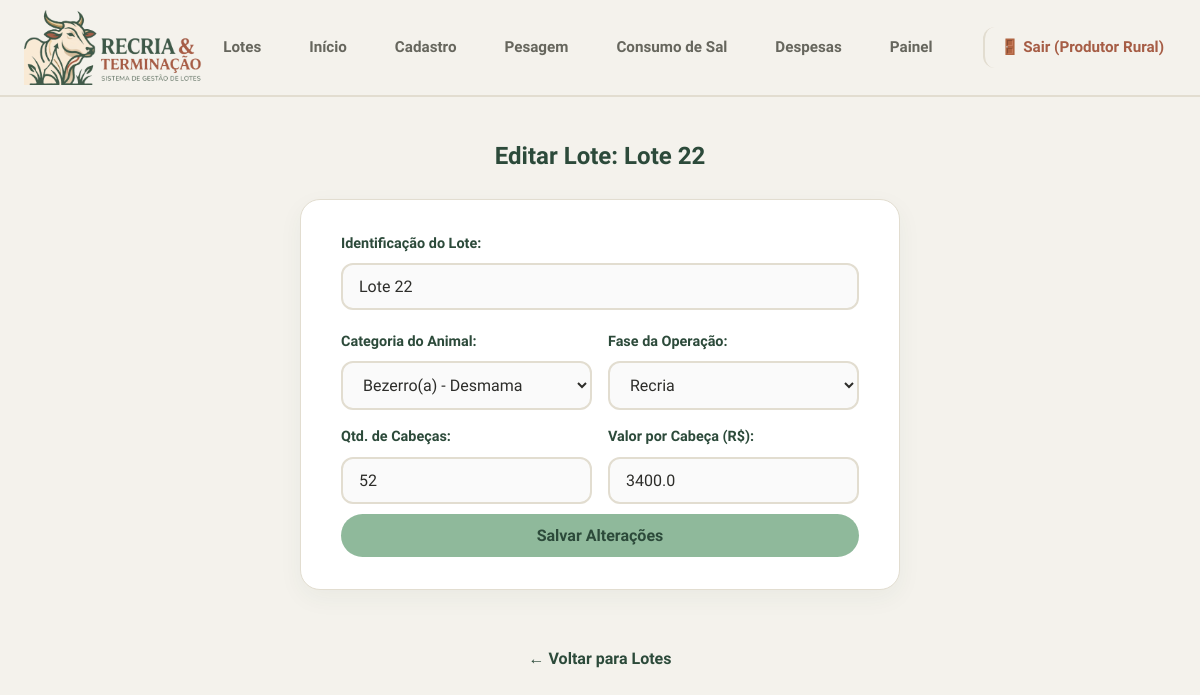
/editar_lote/4 (signed in), run on the app's committed database.
### tables this page shows
CREATE TABLE lotes (
                    id INTEGER PRIMARY KEY AUTOINCREMENT,
                    identificacao TEXT NOT NULL,
                    fase_atual TEXT NOT NULL,
                    categoria_animal TEXT,
                    data_inicio TEXT,
                    qtd_cabecas INTEGER,
                    custo_bezerro_unitario REAL,
                    custo_total_compra REAL,
                    valor_venda_total REAL,
                    total_arrobas_vendidas REAL,
                    status TEXT DEFAULT 'Em Andamento'
                , frigorifico_comprador TEXT, qtd_vendida_total INTEGER DEFAULT 0);

### app.py (the view, shortened to what this page needs)
@app.route('/editar_lote/<int:id>', methods=['GET', 'POST'])
def editar_lote(id):
    conexao = conectar()
    try:
        lote = conexao.execute('SELECT * FROM lotes WHERE id = ?', (id,)).fetchone()
    finally:
        conexao.close()
    return render_template('editar_lote.html', lote=lote)

### app.py (called while the page is built)
@app.context_processor
def inject_csrf_token():
    if 'csrf_token' not in session:
        session['csrf_token'] = secrets.token_hex(32)
    return dict(csrf_token=session['csrf_token'])

@app.before_request
def verificar_seguranca_global():
    if 'csrf_token' not in session:
        session['csrf_token'] = secrets.token_hex(32)
    rotas_livres = ['login', 'static', 'api_cotacoes']
    if request.endpoint not in rotas_livres and 'usuario_id' not in session:
        return redirect(url_for('login'))
    if request.method == 'POST' and request.endpoint not in ['api_cotacoes', 'login']:
        token = request.form.get('csrf_token') or request.headers.get('X-CSRF-Token')
        if not token or token != session.get('csrf_token'):
            return "Erro 403: Falha na validação CSRF. Requisição rejeitada por segurança.", 403

### config_banco.py (called while the page is built)
def conectar():
    conexao = sqlite3.connect('dados.db')
    conexao.row_factory = sqlite3.Row
    conexao.execute('PRAGMA foreign_keys = ON;')
    return conexao

### templates/editar_lote.html (shortened to what this page needs)
{% extends "base.html" %}
{% block conteudo %}
<h2>Editar Lote: {{ lote.identificacao }}</h2>
<form action="{{ url_for('editar_lote', id=lote.id) }}" method="POST" class="form-caixa">
    <div class="campo">
        <label for="identificacao">Identificação do Lote:</label>
        <input type="text" id="identificacao" name="identificacao" value="{{ lote.identificacao }}" required>
    </div>
    <div class="form-linha">
        <div class="campo">
            <label for="categoria_animal">Categoria do Animal:</label>
            <select id="categoria_animal" name="categoria_animal" required>
                <option value="Bezerro" {% if lote.categoria_animal == 'Bezerro' %}selected{% endif %}>Bezerro(a) - Desmama</option>
            </select>
        </div>
        <div class="campo">
            <label for="fase_atual">Fase da Operação:</label>
            <select id="fase_atual" name="fase_atual" required>
                <option value="Recria" {% if lote.fase_atual == 'Recria' %}selected{% endif %}>Recria</option>
            </select>
        </div>
    </div>
    <div class="form-linha" style="margin-top: 15px;">
        <div class="campo">
            <label for="qtd_cabecas">Qtd. de Cabeças:</label>
            <input type="number" id="qtd_cabecas" name="qtd_cabecas" value="{{ lote.qtd_cabecas }}" min="0" required>
        </div>
        <div class="campo">
            <label for="custo_bezerro_unitario">Valor por Cabeça (R$):</label>
            <input type="number" id="custo_bezerro_unitario" name="custo_bezerro_unitario" value="{{ lote.custo_bezerro_unitario }}" step="0.01" min="0" required>
        </div>
    </div>
    <button type="submit">Salvar Alterações</button>
</form>
<a class="voltar" href="{{ url_for('lotes') }}">← Voltar para Lotes</a>
{% endblock %}

### static/style.css (style rules this page uses)
* { box-sizing: border-box; margin: 0; padding: 0; }
:root { --verde-salvia: #8FB99B; --verde-escuro: #2C4A3A; --creme: #F4F2EC; --branco: #FFFFFF; --terracota: #E8B4A0; --terracota-escuro: #A65D45; --texto: #2D2D2A; --texto-suave: #66665D; --borda: #E2DDD0; --raio: 20px; --raio-peq: 12px; --sombra-suave: 0 8px 24px rgba(44, 74, 58, 0.05); --sombra-hover: 0 16px 32px rgba(44, 74, 58, 0.12); --transicao: all 0.3s cubic-bezier(0.25, 0.8, 0.25, 1); }
body { font-family: 'Nunito Sans', Arial, sans-serif; background-color: var(--creme); color: var(--texto); line-height: 1.6; display: flex; flex-direction: column; min-height: 100vh; }
h1, h2, h3, h4 { font-family: 'Baloo 2', 'Nunito Sans', sans-serif; color: var(--verde-escuro); font-weight: 700; text-align: center; margin-bottom: 24px; }
.form-caixa { background-color: var(--branco); border: 1px solid var(--borda); border-radius: var(--raio); padding: 32px 40px; width: 100%; max-width: 600px; margin: 0 auto 32px auto; box-shadow: var(--sombra-suave); }
.campo { margin-bottom: 20px; width: 100%; }
.campo label { display: block; margin-bottom: 8px; font-weight: 700; font-size: 0.9rem; color: var(--verde-escuro); }
.campo input, .campo select { width: 100%; padding: 12px 16px; border: 2px solid var(--borda); border-radius: var(--raio-peq); font-size: 1rem; font-family: 'Nunito Sans', sans-serif; background-color: #FAFAFA; transition: var(--transicao); color: var(--texto); }
.form-linha { display: grid; grid-template-columns: repeat(auto-fit, minmax(180px, 1fr)); gap: 16px; align-items: end; }
.form-linha .campo { margin-bottom: 0; }
button, .botao { background-color: var(--verde-salvia); color: var(--verde-escuro); border: none; padding: 12px 28px; border-radius: 999px; font-size: 1rem; font-weight: 700; font-family: 'Nunito Sans', sans-serif; cursor: pointer; transition: var(--transicao); display: inline-flex; justify-content: center; align-items: center; text-decoration: none; width: 100%; margin-top: 10px; }
.voltar { display: inline-block; margin-top: 24px; color: var(--verde-escuro); text-decoration: none; font-weight: 700; transition: var(--transicao); }

### data on the page
lotes: identificacao "Lote 22", categoria_animal "Bezerro(a) - Desmama", fase_atual "Recria", qtd_cabecas "52", custo_bezerro_unitario "3400.0"

### other printed values
{{ session.get('nome_usuario') }} "Produtor Rural"
